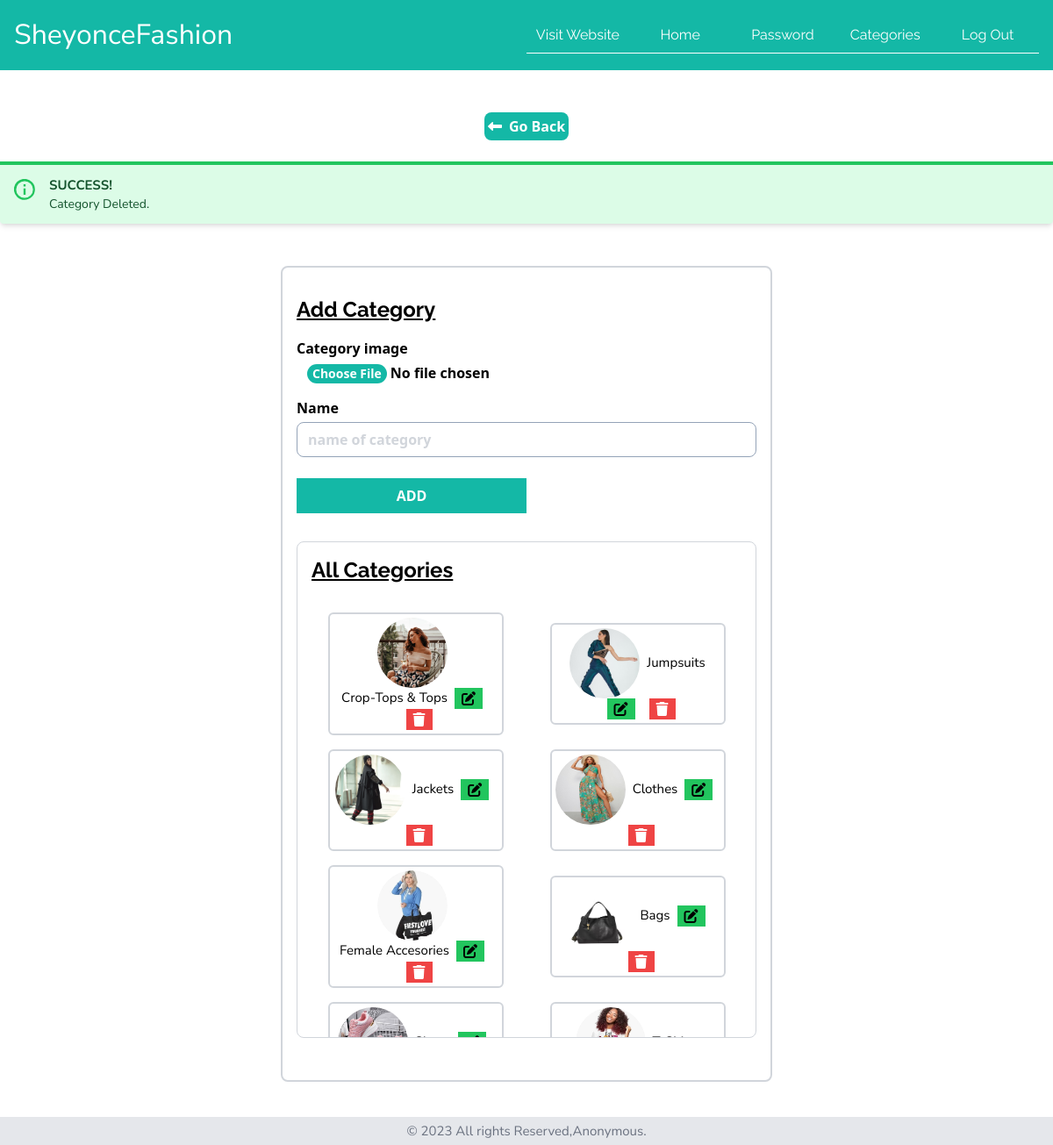
Screenshot of /admin_panel/categories?id=21&cat_image=../assets/images/cats/cat-2906.jpg (signed in) with the database file from the repository.
### tables this page shows
CREATE TABLE `tbl_category` (
  `id` int(11) NOT NULL,
  `cat_name` varchar(56) NOT NULL,
  `cat_image` text NOT NULL
);

### admin_panel/categories.php (the view, shortened to what this page needs)
<?php
include '../config/config.inc.php';
?>
<?php
include 'partials/header-add.php';
?>
<div class=" my-6  lg:mt-12 w-full flex justify-center">
<a href="index" class="w-auto p-1 font-semibold bg-teal-500 text-white rounded-lg "><i class="fa-solid fa-left-long mr-2"></i>Go Back</a>
</div>
<?php
                if(isset($_SESSION['login'])){
                    echo $_SESSION['login'];
                }
            ?>
<div class="w-full lg:flex justify-center items-center p-2 mt-2 ">
<div class="testimny__wrapper w-full  lg:p-4  lg:w-1/2">
<div class="small_wrap border-2 border-gray-300 rounded-lg p-2 lg:p-4">
    <form action="" method="post" enctype="multipart/form-data">
   <h2 class="font-bold text-2xl my-4 underline">Add  Category</h2>
   <div class="from__grp">
   <div class="font-semibold">
        <label class="block mb-1" for="forms-labelOverInputCode">Category image</label>
        <input class="w-full h-10 px-3 focus:outline-none file:border-0  file:rounded-full file:text-sm file: file:bg-teal-500 file:text-white" type="file" name="image" required>
      </div>
   <div class="font-semibold">
        <label class="block mb-1" for="forms-labelOverInputCode">Name</label>
        <input class="w-full h-10 px-3 text-base placeholder-gray-300 border border-slate-400 rounded-lg focus:outline-none" type="text" placeholder="name of category" name="name" required/>
      </div>
      <input class="w-1/2 h-10 px-3 mt-6 font-semibold bg-teal-500 text-white  focus:outline-none" type="submit" name="add_main_cat" value="ADD"/>
   </div>
    </form>
    <div id="add_sub" class="border border-gray-300 rounded-lg  w-full my-8 ">
    <h2 class="font-bold text-2xl my-4 underline ml-4">All Categories</h2>
    <div class="mony__wrapper p-2  w-full max-h-[500px] flex flex-wrap justify-around items-center overflow-scroll">
<?php
$sql = "SELECT * FROM tbl_category  order by id DESC";
$res = mysqli_query($conn, $sql);
$count = mysqli_num_rows($res);
if($count>0){
while($row=mysqli_fetch_assoc($res)){
    $id = $row['id'];
    $name = $row['cat_name'];
    $c_img = '../assets/images/cats/'.$row['cat_image'];
    ?>
     <div class="card my-2 lg:w-[200px] border-2 rounded-md p-1 border-gray-300">
<div class="cation flex justify-center items-center flex-wrap">
  <div>
    <img src="<?php echo $c_img; ?>" class="w-[80px] h-[80px] rounded-full mr-2">
  </div>
<p class="capitalize"><?php echo $name; ?></p>
<a href="update-cat?id=<?php echo $id; ?>" class=" bg-green-500 px-2 mx-2"><i class="fa-solid fa-pen-to-square"></i></a>
    <a href="categories?id=<?php echo $id; ?>&cat_image=<?php echo $c_img; ?>" class="bg-red-500 text-white px-2 ml-2 hover:text-white hover:bg-teal-700"><i class="fa-solid fa-trash"></i></a>
</div>
    </div>
                <?php
}   }else{
 echo '
 <div class="w-full text-center bg-teal-500 p-6 text-white font-bold">
                <p>No categoriest</p>
              </div>
 ';
}
?>
       </div>
    </div>
</div>
</div>
</div>
<?php include 'partials/footer.php'; ?>

### assets/css/custom.css (style rules this page uses)
h2,.price { font-family: 'Raleway', sans-serif; font-weight: 500; font-size: 24px; }
p { font-family: 'Nunito Sans', sans-serif; font-weight: 400; font-size: 15px; }
.underline { text-decoration-color:#FFD700; text-decoration: underline; }

### rows the page displays
tbl_category: cat_image (picture), cat_name "Crop-Tops & Tops"
tbl_category: cat_image (picture), cat_name "Jumpsuits"
tbl_category: cat_image (picture), cat_name "Jackets"
tbl_category: cat_image (picture), cat_name "Clothes"
tbl_category: cat_image (picture), cat_name "Female Accesories"
tbl_category: cat_image (picture), cat_name "Bags"
tbl_category: cat_image (picture)
tbl_category: cat_image (picture)

### other values shown
$_SESSION['login'] "SUCCESS! Category Deleted."
